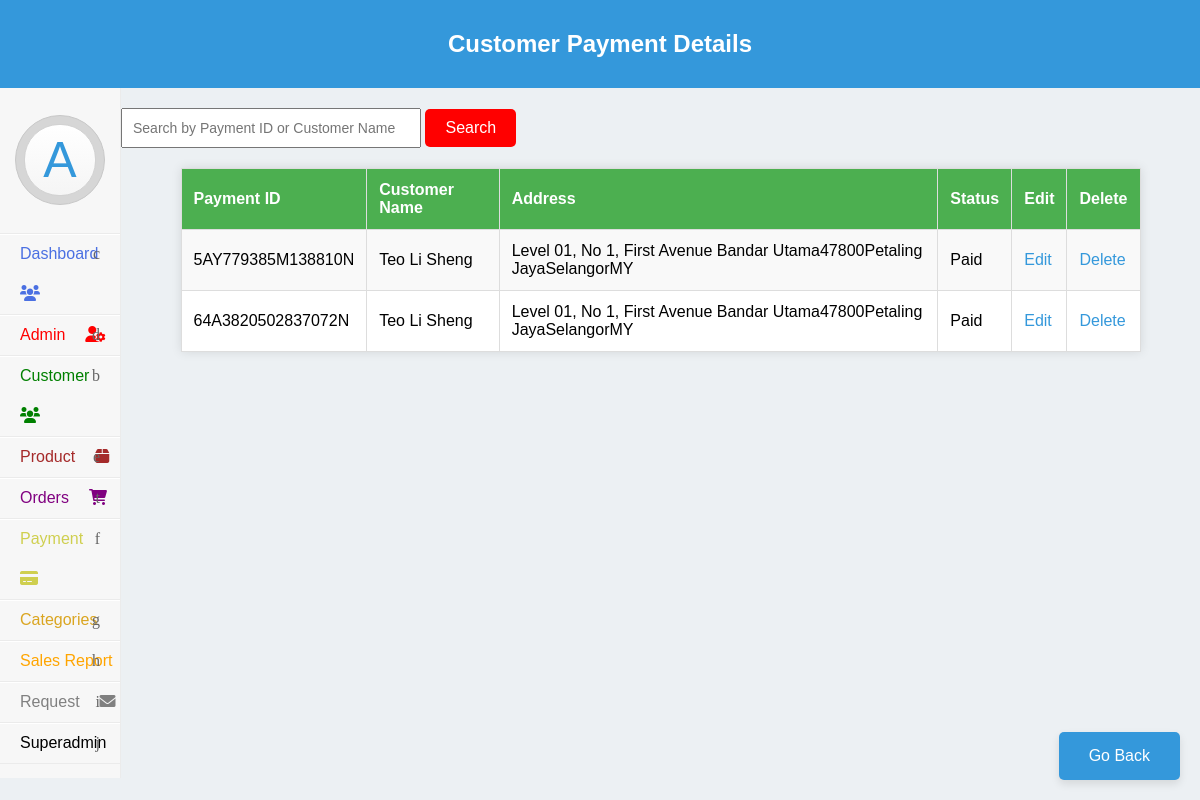
Screenshot of /admin/payment.php with the database file from the repository.
### tables this page shows
CREATE TABLE `c_order` (
  `Order_ID` int(9) NOT NULL,
  `Order_Date` date NOT NULL DEFAULT current_timestamp(),
  `Payment_ID` varchar(50) DEFAULT NULL,
  `Amount` decimal(7,2) NOT NULL,
  `Customer_ID` int(9) NOT NULL,
  `Order_Status` varchar(20) NOT NULL DEFAULT 'Pending'
);

CREATE TABLE `savepayment` (
  `Payment_ID` varchar(255) NOT NULL,
  `Payee_Name` varchar(255) NOT NULL,
  `Payee_Email` varchar(255) NOT NULL,
  `Payee_ShippingAddress` varchar(255) NOT NULL,
  `Payment_Status` varchar(255) NOT NULL DEFAULT 'Pending'
);

CREATE TABLE `customer` (
  `Customer_ID` int(9) NOT NULL,
  `Customer_Name` varchar(30) NOT NULL,
  `Customer_Address` varchar(70) NOT NULL,
  `Customer_Email` varchar(60) NOT NULL,
  `Customer_Password` varchar(60) NOT NULL,
  `Customer_Phone_No` varchar(20) NOT NULL
);

### admin/payment.php (the view, shortened to what this page needs)
<?php
include("dataconnection2.php");
$search = isset($_GET['search']) ? mysqli_real_escape_string($connect, $_GET['search']) : '';
$search_condition = $search != '' ? "WHERE Payment_ID LIKE '%$search%' OR Customer_Name LIKE '%$search%'" : '';
$query = "SELECT c_order.*, savepayment.*, customer.Customer_Name FROM c_order INNER JOIN customer on c_order.Customer_ID = customer.Customer_ID INNER JOIN savepayment ON c_order.Payment_ID = savepayment.Payment_ID $search_condition";
$result = mysqli_query($connect, $query);
?>
<!DOCTYPE html>
<html lang="en">
<head>
    <link rel="stylesheet" href="https://cdnjs.cloudflare.com/ajax/libs/font-awesome/6.0.0/css/all.min.css">
    <link rel="stylesheet" href="https://cdnjs.cloudflare.com/ajax/libs/animate.css/4.1.1/animate.min.css">
</head>
<body>
    <header>
        <h2>Customer Payment Details</h2>
    </header>
    <?php include("sidebar.php") ?>
    <div class="search-container">
        <form method="GET" action="">
            <input type="search" name="search" class="search-input" placeholder="Search by Payment ID or Customer Name" value="<?php echo $search; ?>">
            <button type="submit" name="submit-search" class="search-button">Search</button>
        </form>
    </div>
    <?php if (mysqli_num_rows($result) > 0) : ?>
        <table class="animate__animated animate__fadeIn">
            <tr>
                <th>Payment ID</th>
                <th>Customer Name</th>
                <th>Address</th>
                <th>Status</th>
                <th>Edit</th>
                <th>Delete</th>
            </tr>
            <?php while ($row = mysqli_fetch_assoc($result)) : ?>
                <tr>
                    <td><?php echo $row['Payment_ID']; ?></td>
                    <td><?php echo $row['Customer_Name']; ?></td>
                    <td><?php echo $row['Payee_ShippingAddress']; ?></td>
                    <td><?php echo $row['Payment_Status']; ?></td>
                    <td><a href="paymentedit.php?Payment_ID=<?php echo $row['Payment_ID']; ?>">Edit</a></td>
                    <td><a href="paymentdelete.php?Payment_ID=<?php echo $row['Payment_ID']; ?>">Delete</a></td>
                </tr>
            <?php endwhile; ?>
        </table>
    <?php else : ?>
        <div class='no-records'>No records found.</div>
    <?php endif; ?>
    <button class="go-back-button" onclick="goBack()">Go Back</button>
</body>
</html>

### admin/adminpanel.css (style rules this page uses)
body { background-color: #ecf0f3; padding: 0; margin: 0; font-size: 16px; font-family: "Montserrat", sans-serif; }

### admin/payment.php (style rules this page uses)
body { background-color: #f4f4f4; font-family: 'Arial', sans-serif; }
table { border-collapse: collapse; width: 80%; margin: 20px auto; background-color: #fff; box-shadow: 0 0 10px rgba(0, 0, 0, 0.1); opacity: 0; transform: translateY(30px); transition: opacity 0.5s ease, transform 0.5s ease; }
header { background-color: #3498db; color: white; padding: 10px; text-align: center; }
th, td { border: 1px solid #ddd; padding: 12px; text-align: left; }
th { background-color: #4CAF50; color: white; }
tr:nth-child(even) { background-color: #f9f9f9; }
tr:first-child { background-color: #3498db; color: white; }
a { color: #3498db; text-decoration: none; }
.go-back-button { position: fixed; bottom: 20px; right: 20px; background-color: #3498db; color: white; padding: 15px 30px; font-size: 16px; border: none; border-radius: 5px; cursor: pointer; box-shadow: 0 4px 8px rgba(0, 0, 0, 0.1); }
.search-container { margin: 20px; text-align: left; }
.search-input { padding: 10px; font-size: 14px; width: 300px; }
.search-button { padding: 10px 20px; font-size: 16px; background-color: #FF0000; color: white; border: none; border-radius: 5px; cursor: pointer; }

### rows the page displays
c_order: Payment_ID.Payment_ID "5AY779385M138810N", Customer_ID.Customer_Name "Teo Li Sheng", Payment_ID.Payee_ShippingAddress "Level 01, No 1, First Avenue Bandar Utama47800Petaling JayaSelangorMY", Payment_ID.Payment_Status "Paid"
c_order: Payment_ID.Payment_ID "64A3820502837072N", Customer_ID.Customer_Name "Teo Li Sheng", Payment_ID.Payee_ShippingAddress "Level 01, No 1, First Avenue Bandar Utama47800Petaling JayaSelangorMY", Payment_ID.Payment_Status "Paid"
